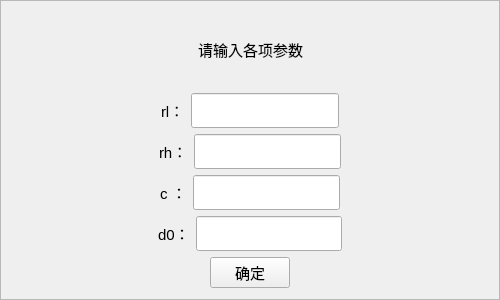
<?xml version="1.0" encoding="UTF-8"?>
<ui version="4.0">
 <class>frame</class>
 <widget class="QFrame" name="frame">
  <property name="geometry">
   <rect>
    <x>0</x>
    <y>0</y>
    <width>500</width>
    <height>300</height>
   </rect>
  </property>
  <property name="minimumSize">
   <size>
    <width>500</width>
    <height>300</height>
   </size>
  </property>
  <property name="maximumSize">
   <size>
    <width>500</width>
    <height>300</height>
   </size>
  </property>
  <property name="windowTitle">
   <string>同态滤波</string>
  </property>
  <property name="frameShape">
   <enum>QFrame::StyledPanel</enum>
  </property>
  <property name="frameShadow">
   <enum>QFrame::Raised</enum>
  </property>
  <layout class="QGridLayout" name="gridLayout">
   <item row="0" column="0">
    <layout class="QHBoxLayout" name="horizontalLayout_5">
     <item>
      <spacer name="horizontalSpacer_10">
       <property name="orientation">
        <enum>Qt::Horizontal</enum>
       </property>
       <property name="sizeHint" stdset="0">
        <size>
         <width>40</width>
         <height>20</height>
        </size>
       </property>
      </spacer>
     </item>
     <item>
      <widget class="QLabel" name="label_5">
       <property name="font">
        <font>
         <pointsize>11</pointsize>
        </font>
       </property>
       <property name="text">
        <string>请输入各项参数</string>
       </property>
      </widget>
     </item>
     <item>
      <spacer name="horizontalSpacer_9">
       <property name="orientation">
        <enum>Qt::Horizontal</enum>
       </property>
       <property name="sizeHint" stdset="0">
        <size>
         <width>40</width>
         <height>20</height>
        </size>
       </property>
      </spacer>
     </item>
    </layout>
   </item>
   <item row="1" column="0">
    <layout class="QHBoxLayout" name="horizontalLayout_4">
     <item>
      <spacer name="horizontalSpacer">
       <property name="orientation">
        <enum>Qt::Horizontal</enum>
       </property>
       <property name="sizeHint" stdset="0">
        <size>
         <width>40</width>
         <height>20</height>
        </size>
       </property>
      </spacer>
     </item>
     <item>
      <widget class="QLabel" name="label">
       <property name="font">
        <font>
         <pointsize>11</pointsize>
        </font>
       </property>
       <property name="text">
        <string>rl：</string>
       </property>
      </widget>
     </item>
     <item>
      <widget class="QLineEdit" name="lineEdit">
       <property name="maximumSize">
        <size>
         <width>150</width>
         <height>35</height>
        </size>
       </property>
      </widget>
     </item>
     <item>
      <spacer name="horizontalSpacer_2">
       <property name="orientation">
        <enum>Qt::Horizontal</enum>
       </property>
       <property name="sizeHint" stdset="0">
        <size>
         <width>40</width>
         <height>20</height>
        </size>
       </property>
      </spacer>
     </item>
    </layout>
   </item>
   <item row="2" column="0">
    <layout class="QHBoxLayout" name="horizontalLayout_3">
     <item>
      <spacer name="horizontalSpacer_3">
       <property name="orientation">
        <enum>Qt::Horizontal</enum>
       </property>
       <property name="sizeHint" stdset="0">
        <size>
         <width>40</width>
         <height>20</height>
        </size>
       </property>
      </spacer>
     </item>
     <item>
      <widget class="QLabel" name="label_2">
       <property name="font">
        <font>
         <pointsize>11</pointsize>
        </font>
       </property>
       <property name="text">
        <string>rh：</string>
       </property>
      </widget>
     </item>
     <item>
      <widget class="QLineEdit" name="lineEdit_2">
       <property name="maximumSize">
        <size>
         <width>150</width>
         <height>35</height>
        </size>
       </property>
      </widget>
     </item>
     <item>
      <spacer name="horizontalSpacer_4">
       <property name="orientation">
        <enum>Qt::Horizontal</enum>
       </property>
       <property name="sizeHint" stdset="0">
        <size>
         <width>40</width>
         <height>20</height>
        </size>
       </property>
      </spacer>
     </item>
    </layout>
   </item>
   <item row="3" column="0">
    <layout class="QHBoxLayout" name="horizontalLayout_2">
     <item>
      <spacer name="horizontalSpacer_5">
       <property name="orientation">
        <enum>Qt::Horizontal</enum>
       </property>
       <property name="sizeHint" stdset="0">
        <size>
         <width>40</width>
         <height>20</height>
        </size>
       </property>
      </spacer>
     </item>
     <item>
      <widget class="QLabel" name="label_3">
       <property name="font">
        <font>
         <pointsize>11</pointsize>
        </font>
       </property>
       <property name="text">
        <string>c ：</string>
       </property>
      </widget>
     </item>
     <item>
      <widget class="QLineEdit" name="lineEdit_3">
       <property name="maximumSize">
        <size>
         <width>150</width>
         <height>35</height>
        </size>
       </property>
      </widget>
     </item>
     <item>
      <spacer name="horizontalSpacer_6">
       <property name="orientation">
        <enum>Qt::Horizontal</enum>
       </property>
       <property name="sizeHint" stdset="0">
        <size>
         <width>40</width>
         <height>20</height>
        </size>
       </property>
      </spacer>
     </item>
    </layout>
   </item>
   <item row="4" column="0">
    <layout class="QHBoxLayout" name="horizontalLayout">
     <item>
      <spacer name="horizontalSpacer_7">
       <property name="orientation">
        <enum>Qt::Horizontal</enum>
       </property>
       <property name="sizeHint" stdset="0">
        <size>
         <width>40</width>
         <height>20</height>
        </size>
       </property>
      </spacer>
     </item>
     <item>
      <widget class="QLabel" name="label_4">
       <property name="font">
        <font>
         <pointsize>11</pointsize>
        </font>
       </property>
       <property name="text">
        <string>d0：</string>
       </property>
      </widget>
     </item>
     <item>
      <widget class="QLineEdit" name="lineEdit_4">
       <property name="maximumSize">
        <size>
         <width>150</width>
         <height>35</height>
        </size>
       </property>
      </widget>
     </item>
     <item>
      <spacer name="horizontalSpacer_8">
       <property name="orientation">
        <enum>Qt::Horizontal</enum>
       </property>
       <property name="sizeHint" stdset="0">
        <size>
         <width>40</width>
         <height>20</height>
        </size>
       </property>
      </spacer>
     </item>
    </layout>
   </item>
   <item row="5" column="0">
    <layout class="QHBoxLayout" name="horizontalLayout_6">
     <item>
      <spacer name="horizontalSpacer_11">
       <property name="orientation">
        <enum>Qt::Horizontal</enum>
       </property>
       <property name="sizeHint" stdset="0">
        <size>
         <width>40</width>
         <height>20</height>
        </size>
       </property>
      </spacer>
     </item>
     <item>
      <widget class="QPushButton" name="pushButton">
       <property name="font">
        <font>
         <pointsize>11</pointsize>
        </font>
       </property>
       <property name="text">
        <string>确定</string>
       </property>
      </widget>
     </item>
     <item>
      <spacer name="horizontalSpacer_12">
       <property name="orientation">
        <enum>Qt::Horizontal</enum>
       </property>
       <property name="sizeHint" stdset="0">
        <size>
         <width>40</width>
         <height>20</height>
        </size>
       </property>
      </spacer>
     </item>
    </layout>
   </item>
  </layout>
 </widget>
 <resources/>
 <connections>
  <connection>
   <sender>pushButton</sender>
   <signal>clicked()</signal>
   <receiver>frame</receiver>
   <slot>close()</slot>
   <hints>
    <hint type="sourcelabel">
     <x>250</x>
     <y>277</y>
    </hint>
    <hint type="destinationlabel">
     <x>483</x>
     <y>-18</y>
    </hint>
   </hints>
  </connection>
 </connections>
</ui>
